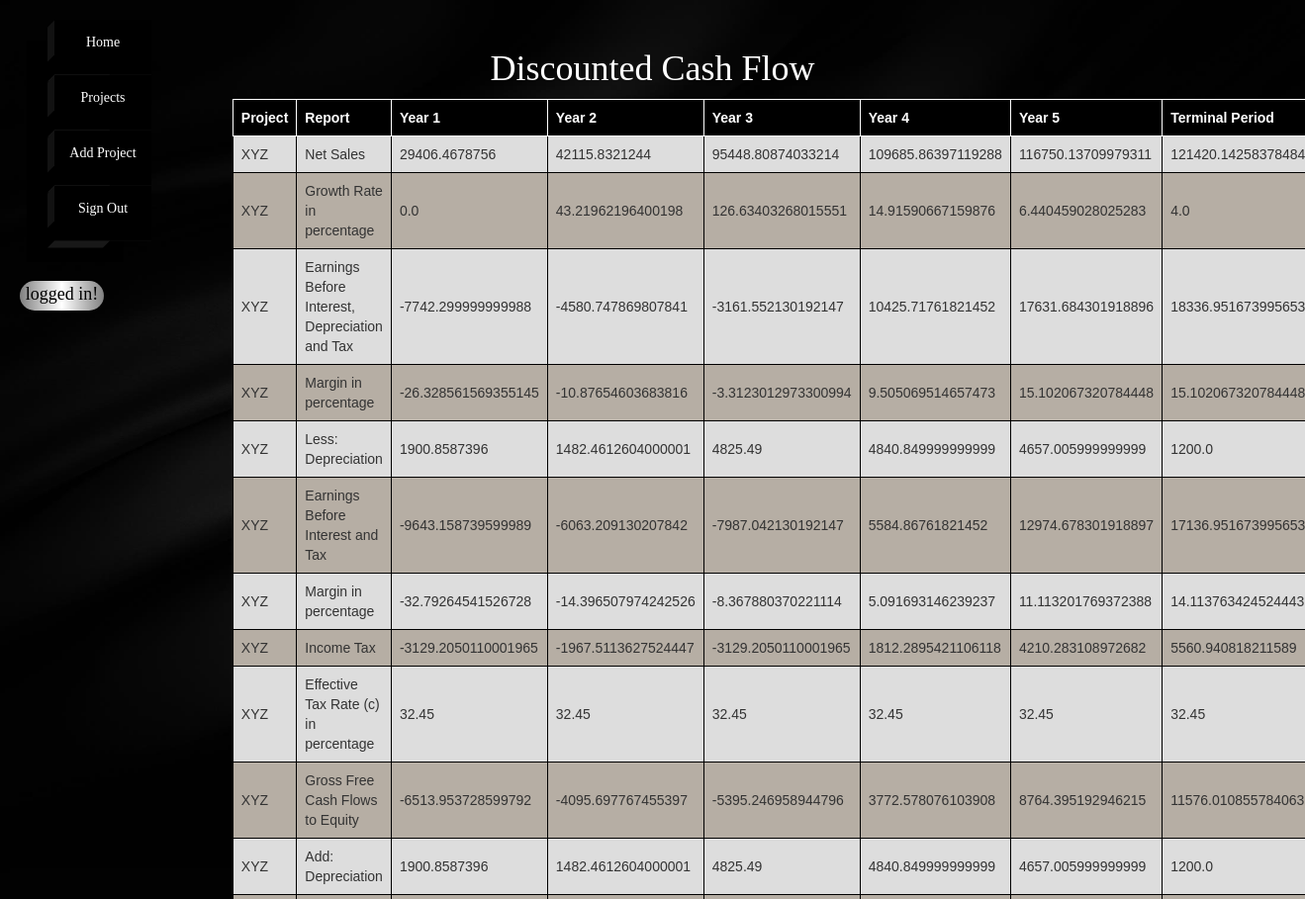
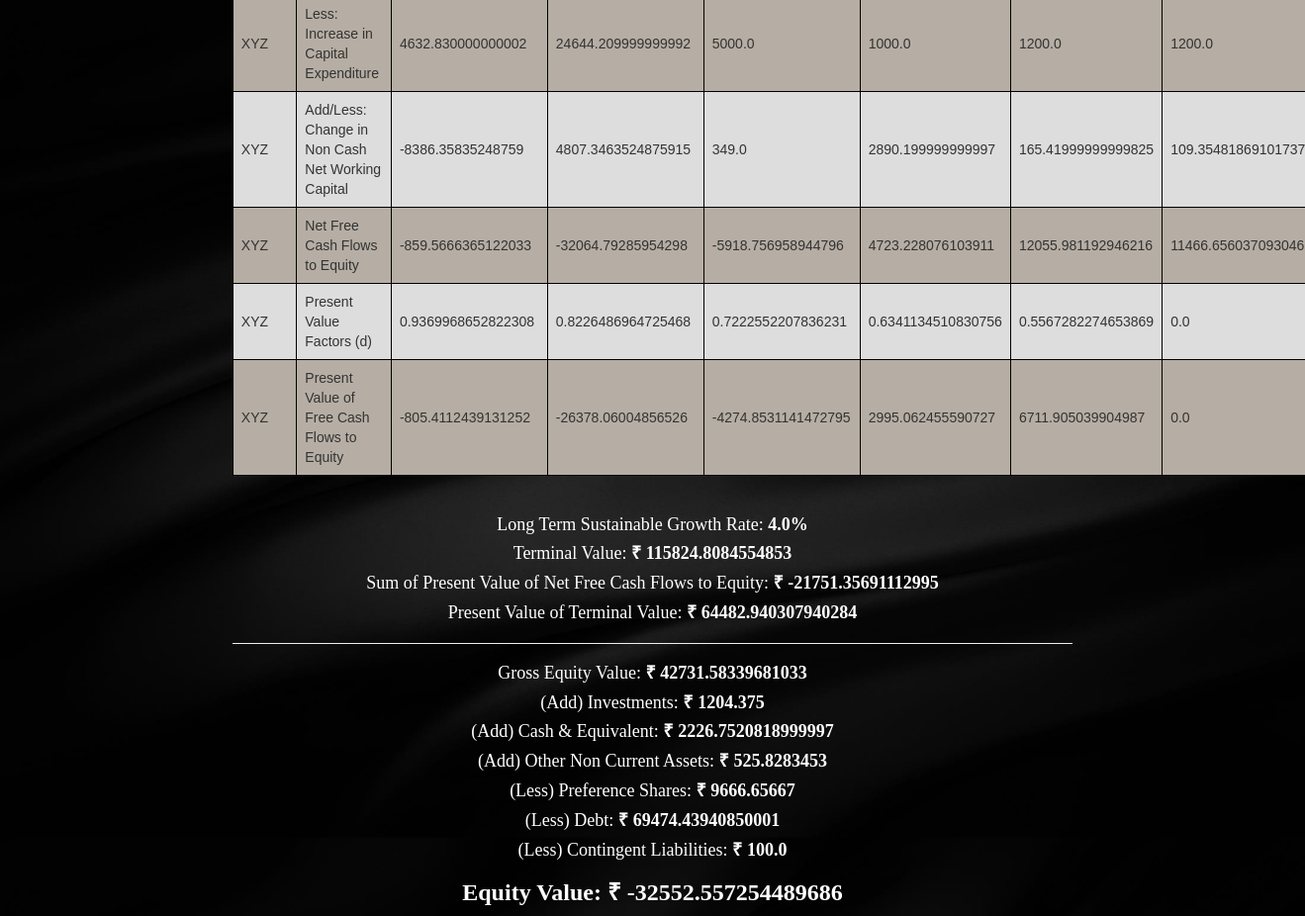
The app's page /vdcf?id=1 with its own data (2 pictures, top to bottom).
### inputApp/models.py (models this page shows, shortened)
class DCF(models.Model):
    project = models.ForeignKey(Input, on_delete=models.CASCADE)
    report = models.CharField(max_length=50)
    year_1 = models.FloatField()
    year_2 = models.FloatField()
    year_3 = models.FloatField()
    year_4 = models.FloatField()
    year_5 = models.FloatField()
    terminal_period = models.FloatField()

class Input(models.Model):
    user = models.ForeignKey(User, on_delete=models.CASCADE)
    organization = models.CharField(max_length=50)
    project = models.CharField(max_length=50)
    valuation_date = models.DateField(blank=True, null=True)
    statutory_corporate_tax_rate = models.FloatField()
    statutory_mat_rate = models.FloatField(blank=True, null=True)
    post_tax_wacc = models.FloatField()
    long_term_growth_rate = models.FloatField()
    company_specific_risk = models.FloatField(blank=True, null=True)
    contingent_liability = models.FloatField(blank=True, null=True)
    total_shares_outstanding = models.FloatField(blank=True, null=True)
    def __str__(self):
        return self.project

class Output(models.Model):
    project = models.ForeignKey(Input, on_delete=models.CASCADE)
    long_term_sustainable_growth_rate = models.FloatField()
    terminal_value = models.FloatField()
    sum_of_present_value_of_net_free_cash_flows_to_equity = models.FloatField()
    present_value_of_terminal_value = models.FloatField()
    gross_equity_value = models.FloatField()
    investments = models.FloatField()
    cash_and_equivalent = models.FloatField()
    other_non_current_assets = models.FloatField()
    pref_shares = models.FloatField()
    debt = models.FloatField()
    contingent_liabilities = models.FloatField()
    equity_value = models.FloatField()

### inputApp/views.py (the view)
# urls.py: url(r'^vdcf$', views.vdcf, name='vdcf'),
def vdcf(request):
    id = request.GET['id']
    data = DCF.objects.filter(project=id)
    output = Output.objects.filter(project=id)
    wacc_data = WACC.objects.filter(project=id)
    pl_data = FSAPL.objects.filter(project=id)
    bs_data = FSABS.objects.filter(project=id)
    return render(request, 'vdcf.html', {'data': data, 'output': output, 'id': id, 'wacc_data': wacc_data, 'pl_data': pl_data, 'bs_data': bs_data})

### inputApp/templates/vdcf.html (shortened to what this page needs)
<!DOCTYPE html>
<html lang="en">
<head>
</head>
<body>
{% extends 'index.html' %}
{% block content %}
{% if data %}
<h1 style="text-align: center; font-family: 'Satisfy'; margin: 10px; color: white">Discounted Cash Flow</h1>
<table>
  <tr>
    <th style="background-color: black; color:white; border: 1px solid white">Project</th>
    <th style="background-color: black; color:white; border: 1px solid white">Report</th>
    <th style="background-color: black; color:white; border: 1px solid white">Year 1</th>
    <th style="background-color: black; color:white; border: 1px solid white">Year 2</th>
    <th style="background-color: black; color:white; border: 1px solid white">Year 3</th>
    <th style="background-color: black; color:white; border: 1px solid white">Year 4</th>
    <th style="background-color: black; color:white; border: 1px solid white">Year 5</th>
    <th style="background-color: black; color:white; border: 1px solid white">Terminal Period</th>
  </tr>
    {% for i in data %}
  <tr>
    <td>{{ i.project }}</td>
    <td>{{ i.report }}</td>
    <td>{{ i.year_1 }}</td>
    <td>{{ i.year_2 }}</td>
    <td>{{ i.year_3 }}</td>
    <td>{{ i.year_4 }}</td>
    <td>{{ i.year_5 }}</td>
    <td>{{ i.terminal_period }}</td>
  </tr>
    {% endfor %}
</table>
{% for x in output %}
<h4 style="text-align: center; margin-top: 40px; color: white">Long Term Sustainable Growth Rate: <b>{{ x.long_term_sustainable_growth_rate }}%</b></h4>
<h4 style="text-align: center; color: white">Terminal Value: <b>&#8377 {{ x.terminal_value }}</b></h4>
<h4 style="text-align: center; color: white">Sum of Present Value of Net Free Cash Flows to Equity: <b>&#8377 {{ x.sum_of_present_value_of_net_free_cash_flows_to_equity }}</b></h4>
<h4 style="text-align: center; color: white">Present Value of Terminal Value: <b>&#8377 {{ x.present_value_of_terminal_value }}</b></h4>
<hr>
<h4 style="text-align: center; color: white">Gross Equity Value: <b>&#8377 {{ x.gross_equity_value }}</b></h4>
<h4 style="text-align: center; color: white">(Add) Investments: <b>&#8377 {{ x.investments }}</b></h4>
<h4 style="text-align: center; color: white">(Add) Cash & Equivalent: <b>&#8377 {{ x.cash_and_equivalent }}</b></h4>
<h4 style="text-align: center; color: white">(Add) Other Non Current Assets: <b>&#8377 {{ x.other_non_current_assets }}</b></h4>
<h4 style="text-align: center; color: white">(Less) Preference Shares: <b>&#8377 {{ x.pref_shares }}</b></h4>
<h4 style="text-align: center; color: white">(Less) Debt: <b>&#8377 {{ x.debt }}</b></h4>
<h4 style="text-align: center; color: white">(Less) Contingent Liabilities: <b>&#8377 {{ x.contingent_liabilities }}</b></h4>
<h3 style="text-align: center; color: white"><b>Equity Value: </b><b>&#8377 {{ x.equity_value }}</b></h3>
{% endfor %}
{% endif %}
{% endblock %}

### inputApp/static/navbar.css (style rules this page uses)
*, *:before, *:after { box-sizing: border-box; }
html, body { width: 100%; height: 100%; }
body { -webkit-transform: translate3d(0, 0, 0); transform: translate3d(0, 0, 0); }
table { font-family: arial, sans-serif; border-collapse: collapse; width: 100%; }
td, th { border: 1px solid black; text-align: left; padding: 8px; }
tr:nth-child(odd) { background-color: #b6aea4; }
tr:nth-child(even) { background-color: #dddddd; }

### inputApp/static/style.css (style rules this page uses)
body, html { background-image: url(images/back.jpg); height: 100vh; background-size: cover; background-repeat: no; font-family: 'Satisfy'; }

### records on screen
DCF: project "XYZ", report "Net Sales", year_1 "29406.4678756", year_2 "42115.8321244", year_3 "95448.80874033214", year_4 "109685.86397119288", year_5 "116750.13709979311", terminal_period "121420.14258378484"
DCF: project "XYZ", report "Growth Rate in percentage", year_1 "0.0", year_2 "43.21962196400198", year_3 "126.63403268015551", year_4 "14.91590667159876", year_5 "6.440459028025283", terminal_period "4.0"
DCF: project "XYZ", report "Earnings Before Interest, Depreciation and Tax", year_1 "-7742.299999999988", year_2 "-4580.747869807841", year_3 "-3161.552130192147", year_4 "10425.71761821452", year_5 "17631.684301918896", terminal_period "18336.951673995653"
DCF: project "XYZ", report "Margin in percentage", year_1 "-26.328561569355145", year_2 "-10.87654603683816", year_3 "-3.3123012973300994", year_4 "9.505069514657473", year_5 "15.102067320784448", terminal_period "15.102067320784448"
DCF: project "XYZ", report "Less: Depreciation", year_1 "1900.8587396", year_2 "1482.4612604000001", year_3 "4825.49", year_4 "4840.849999999999", year_5 "4657.005999999999", terminal_period "1200.0"
DCF: project "XYZ", report "Earnings Before Interest and Tax", year_1 "-9643.158739599989", year_2 "-6063.209130207842", year_3 "-7987.042130192147", year_4 "5584.86761821452", year_5 "12974.678301918897", terminal_period "17136.951673995653"
DCF: project "XYZ", report "Margin in percentage", year_1 "-32.79264541526728", year_2 "-14.396507974242526", year_3 "-8.367880370221114", year_4 "5.091693146239237", year_5 "11.113201769372388", terminal_period "14.113763424524443"
DCF: project "XYZ", report "Income Tax", year_1 "-3129.2050110001965", year_2 "-1967.5113627524447", year_3 "-3129.2050110001965", year_4 "1812.2895421106118", year_5 "4210.283108972682", terminal_period "5560.940818211589"
DCF: project "XYZ", report "Effective Tax Rate (c) in percentage", year_1 "32.45", year_2 "32.45", year_3 "32.45", year_4 "32.45", year_5 "32.45", terminal_period "32.45"
DCF: project "XYZ", report "Gross Free Cash Flows to Equity", year_1 "-6513.953728599792", year_2 "-4095.697767455397", year_3 "-5395.246958944796", year_4 "3772.578076103908", year_5 "8764.395192946215", terminal_period "11576.010855784063"
DCF: project "XYZ", report "Add: Depreciation", year_1 "1900.8587396", year_2 "1482.4612604000001", year_3 "4825.49", year_4 "4840.849999999999", year_5 "4657.005999999999", terminal_period "1200.0"
DCF: project "XYZ", report "Less: Increase in Capital Expenditure", year_1 "4632.830000000002", year_2 "24644.209999999992", year_3 "5000.0", year_4 "1000.0", year_5 "1200.0", terminal_period "1200.0"
DCF: project "XYZ", report "Add/Less: Change in Non Cash Net Working Capital", year_1 "-8386.35835248759", year_2 "4807.3463524875915", year_3 "349.0", year_4 "2890.199999999997", year_5 "165.41999999999825", terminal_period "109.35481869101737"
DCF: project "XYZ", report "Net Free Cash Flows to Equity", year_1 "-859.5666365122033", year_2 "-32064.79285954298", year_3 "-5918.756958944796", year_4 "4723.228076103911", year_5 "12055.981192946216", terminal_period "11466.656037093046"
DCF: project "XYZ", report "Present Value Factors (d)", year_1 "0.9369968652822308", year_2 "0.8226486964725468", year_3 "0.7222552207836231", year_4 "0.6341134510830756", year_5 "0.5567282274653869", terminal_period "0.0"
DCF: project "XYZ", report "Present Value of Free Cash Flows to Equity", year_1 "-805.4112439131252", year_2 "-26378.06004856526", year_3 "-4274.8531141472795", year_4 "2995.062455590727", year_5 "6711.905039904987", terminal_period "0.0"
Output: long_term_sustainable_growth_rate "4.0", terminal_value "115824.8084554853", sum_of_present_value_of_net_free_cash_flows_to_equity "-21751.35691112995", present_value_of_terminal_value "64482.940307940284", gross_equity_value "42731.58339681033", investments "1204.375", cash_and_equivalent "2226.7520818999997", other_non_current_assets "525.8283453", pref_shares "9666.65667", debt "69474.43940850001", contingent_liabilities "100.0", equity_value "-32552.557254489686"
